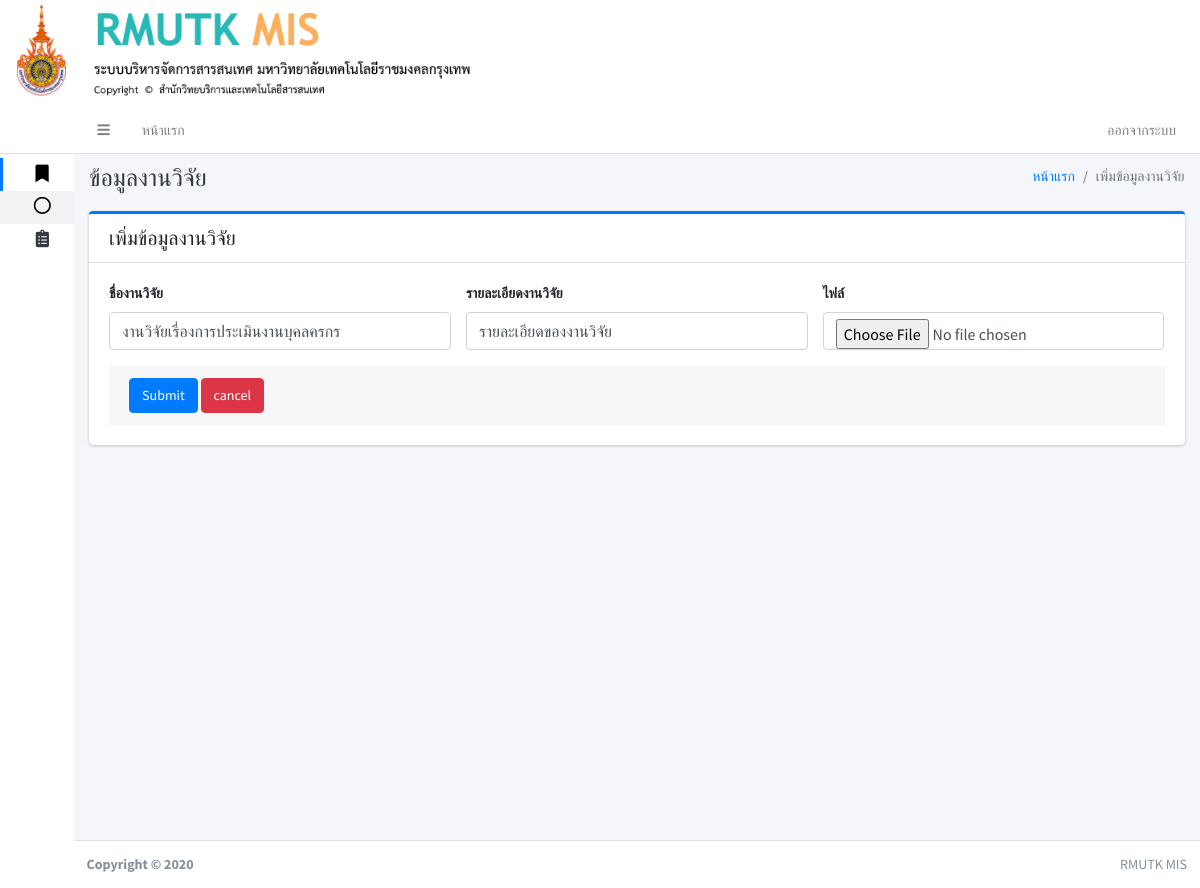
/index.php?kan_research&edit_kan_research&kan_research_id=1 (signed in), run on an earlier commit of the app's database.
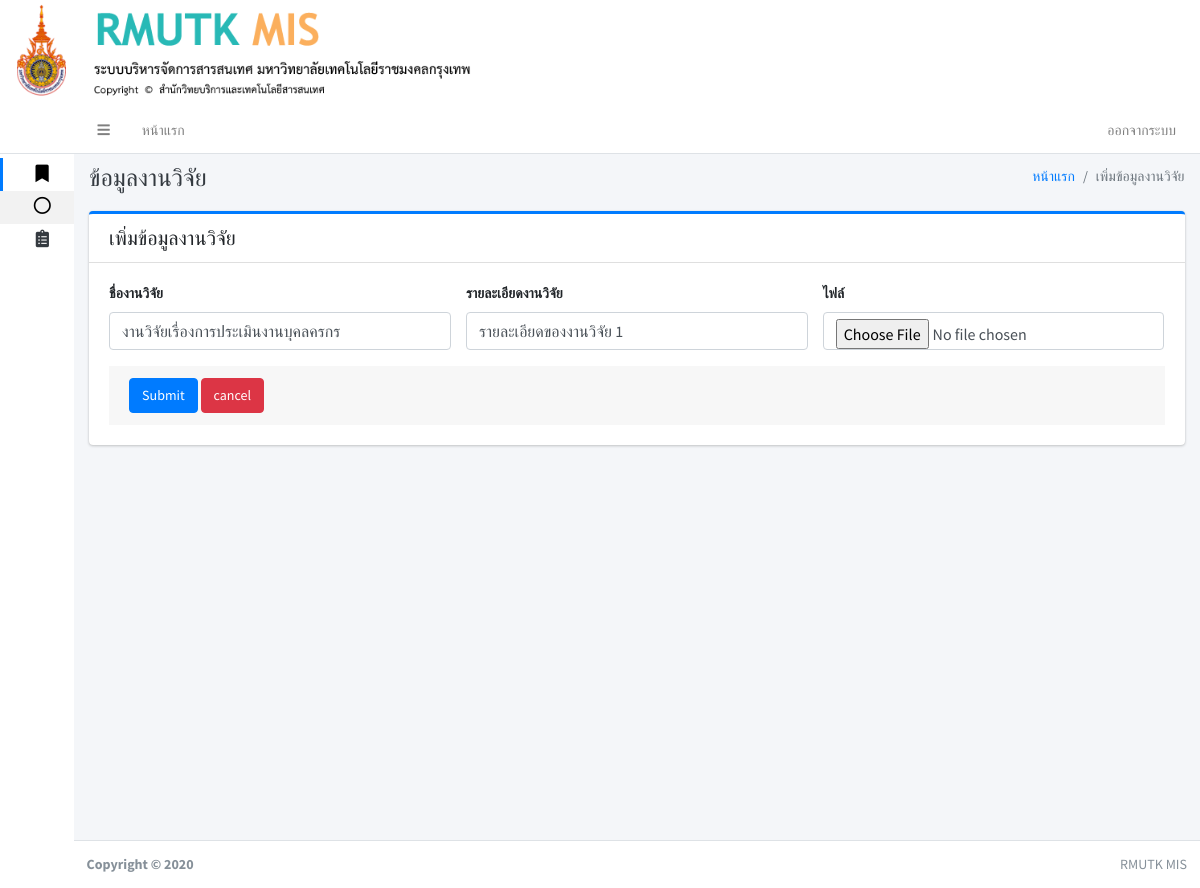
And on a later commit of the database.
### tables this page shows
CREATE TABLE IF NOT EXISTS `kan_research` (
`kan_research_id` int(11) NOT NULL,
  `name_th` varchar(200) NOT NULL,
  `research_file` varchar(255) NOT NULL,
  `detail` varchar(500) NOT NULL,
  `research_status` int(11) NOT NULL
);

### page/kan_research.php (the view, shortened to what this page needs)
<div class="content-header">
    <div class="container-fluid">
        <div class="row mb-2">
            <div class="col-sm-6">
                <h1 class="m-0 text-dark">ข้อมูลงานวิจัย</h1>
            </div>
            <div class="col-sm-6">
                <ol class="breadcrumb float-sm-right">
                    <li class="breadcrumb-item"><a href="#">หน้าแรก</a></li>
                    <li class="breadcrumb-item active">เพิ่มข้อมูลงานวิจัย</li>
                </ol>
            </div>
        </div>
    </div>
</div>
<div class="content">
    <div class="container-fluid">
        <div class="row">
            <div class="col-lg-12">
                <div class="card card-primary card-outline ">
                    <div class="card-header noprint">
                        <h5 class="m-0">เพิ่มข้อมูลงานวิจัย</h5>
                    </div>
                    <div class="card-body">
                        <?php
                        if (isset($_GET['add_kan_research'])):
                           add();
                       elseif (isset($_GET['edit_kan_research'])):
                           edit();
                       elseif (isset($_GET['del_kan_research'])):
                           del();
                       else:
                       ?>
                        <a href="./index.php?kan_research&add_kan_research" class="btn btn-success float-right"><i
                                class="fas fa-plus"></i></a>
                        <?php shows(); ?>
                        <?php endif ?>
                    </div>
                </div>
            </div>
        </div>
    </div>
</div>
<?php
function edit()
{
include './conn.php';
   $kan_research_id = $_GET['kan_research_id'];
   $sqlhuser = " SELECT * FROM kan_research WHERE kan_research_id = '$kan_research_id' ";
   $qryhuser = mysqli_query($conn,$sqlhuser);
   $rowuser = mysqli_fetch_assoc($qryhuser);
   ?>
<form role="form" action="page/kan_research_db.php" method="post" enctype="multipart/form-data">
    <div class="row">
        <div class="col-sm-4">
            <div class="form-group">
                <label>ชื่องานวิจัย</label>
                <input type="text" name="name_th"  value="<?= $rowuser['name_th']; ?>" class="form-control" placeholder="Enter ...">
            </div>
        </div>
        <div class="col-sm-4">
            <div class="form-group">
                <label>รายละเอียดงานวิจัย</label>
                <input type="text" name="detail" value="<?= $rowuser['detail']; ?>" class="form-control" placeholder="Enter ...">
            </div>
        </div>
        <div class="col-sm-4">
            <div class="form-group">
                <label>ไฟล์</label>
                <input type="file" name="research_file" value="<?= $rowuser['research_file']; ?>" class="form-control" placeholder="Enter ...">
            </div>
        </div>
    </div>
    <div class="card-footer">
        <button type="submit" class="btn btn-primary">Submit</button>
        <a type="submit" class="btn btn-danger" href="./index.php?kan_research">cancel</a>
    </div>
</form>
<?php
}
?>

What changed in the data, as far as the page shows it:
changed kan_research "งานวิจัยเรื่องการประเมินงานบุคลครกร": detail "รายละเอียดของงานวิจัย" → "รายละเอียดของงานวิจัย 1"
